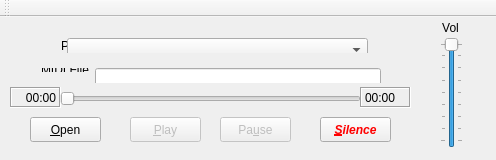
<?xml version="1.0" encoding="UTF-8"?>
<ui version="4.0">
 <class>PlayerWindow</class>
 <widget class="QMainWindow" name="PlayerWindow">
  <property name="windowModality">
   <enum>Qt::ApplicationModal</enum>
  </property>
  <property name="geometry">
   <rect>
    <x>0</x>
    <y>0</y>
    <width>496</width>
    <height>160</height>
   </rect>
  </property>
  <property name="minimumSize">
   <size>
    <width>496</width>
    <height>160</height>
   </size>
  </property>
  <property name="maximumSize">
   <size>
    <width>496</width>
    <height>179</height>
   </size>
  </property>
  <property name="contextMenuPolicy">
   <enum>Qt::NoContextMenu</enum>
  </property>
  <property name="windowTitle">
   <string notr="true">MIDI Player</string>
  </property>
  <property name="statusTip">
   <string notr="true"/>
  </property>
  <widget class="QWidget" name="centralWidget">
   <widget class="QPushButton" name="Play_button">
    <property name="enabled">
     <bool>false</bool>
    </property>
    <property name="geometry">
     <rect>
      <x>130</x>
      <y>100</y>
      <width>71</width>
      <height>25</height>
     </rect>
    </property>
    <property name="text">
     <string notr="true">&amp;Play</string>
    </property>
    <property name="checkable">
     <bool>true</bool>
    </property>
   </widget>
   <widget class="QWidget" name="layoutWidget">
    <property name="geometry">
     <rect>
      <x>30</x>
      <y>40</y>
      <width>361</width>
      <height>26</height>
     </rect>
    </property>
    <layout class="QFormLayout" name="formLayout">
     <item row="0" column="0">
      <widget class="QLabel" name="label">
       <property name="text">
        <string notr="true">MIDI File</string>
       </property>
      </widget>
     </item>
     <item row="0" column="1">
      <widget class="QLineEdit" name="MidiFile_display">
       <property name="minimumSize">
        <size>
         <width>286</width>
         <height>24</height>
        </size>
       </property>
      </widget>
     </item>
    </layout>
   </widget>
   <widget class="QPushButton" name="Panic_button">
    <property name="geometry">
     <rect>
      <x>320</x>
      <y>100</y>
      <width>71</width>
      <height>25</height>
     </rect>
    </property>
    <property name="palette">
     <palette>
      <active>
       <colorrole role="ButtonText">
        <brush brushstyle="SolidPattern">
         <color alpha="255">
          <red>255</red>
          <green>0</green>
          <blue>0</blue>
         </color>
        </brush>
       </colorrole>
      </active>
      <inactive>
       <colorrole role="ButtonText">
        <brush brushstyle="SolidPattern">
         <color alpha="255">
          <red>255</red>
          <green>0</green>
          <blue>0</blue>
         </color>
        </brush>
       </colorrole>
      </inactive>
      <disabled>
       <colorrole role="ButtonText">
        <brush brushstyle="SolidPattern">
         <color alpha="255">
          <red>117</red>
          <green>114</green>
          <blue>112</blue>
         </color>
        </brush>
       </colorrole>
      </disabled>
     </palette>
    </property>
    <property name="font">
     <font>
      <weight>75</weight>
      <italic>true</italic>
      <bold>true</bold>
     </font>
    </property>
    <property name="text">
     <string notr="true">&amp;Silence</string>
    </property>
   </widget>
   <widget class="QPushButton" name="Pause_button">
    <property name="enabled">
     <bool>false</bool>
    </property>
    <property name="geometry">
     <rect>
      <x>220</x>
      <y>100</y>
      <width>71</width>
      <height>25</height>
     </rect>
    </property>
    <property name="text">
     <string notr="true">Pa&amp;use</string>
    </property>
    <property name="checkable">
     <bool>true</bool>
    </property>
   </widget>
   <widget class="QPushButton" name="Open_button">
    <property name="geometry">
     <rect>
      <x>30</x>
      <y>100</y>
      <width>71</width>
      <height>25</height>
     </rect>
    </property>
    <property name="layoutDirection">
     <enum>Qt::LeftToRight</enum>
    </property>
    <property name="text">
     <string notr="true">&amp;Open</string>
    </property>
   </widget>
   <widget class="QLabel" name="MIDI_time_display">
    <property name="geometry">
     <rect>
      <x>10</x>
      <y>70</y>
      <width>51</width>
      <height>21</height>
     </rect>
    </property>
    <property name="minimumSize">
     <size>
      <width>51</width>
      <height>21</height>
     </size>
    </property>
    <property name="maximumSize">
     <size>
      <width>61</width>
      <height>21</height>
     </size>
    </property>
    <property name="frameShape">
     <enum>QFrame::Box</enum>
    </property>
    <property name="frameShadow">
     <enum>QFrame::Sunken</enum>
    </property>
    <property name="text">
     <string notr="true">00:00</string>
    </property>
    <property name="alignment">
     <set>Qt::AlignRight|Qt::AlignTrailing|Qt::AlignVCenter</set>
    </property>
    <property name="textInteractionFlags">
     <set>Qt::NoTextInteraction</set>
    </property>
   </widget>
   <widget class="QLabel" name="MIDI_length_display">
    <property name="geometry">
     <rect>
      <x>360</x>
      <y>70</y>
      <width>51</width>
      <height>21</height>
     </rect>
    </property>
    <property name="minimumSize">
     <size>
      <width>41</width>
      <height>21</height>
     </size>
    </property>
    <property name="maximumSize">
     <size>
      <width>61</width>
      <height>21</height>
     </size>
    </property>
    <property name="frameShape">
     <enum>QFrame::Box</enum>
    </property>
    <property name="frameShadow">
     <enum>QFrame::Sunken</enum>
    </property>
    <property name="text">
     <string notr="true">00:00</string>
    </property>
    <property name="alignment">
     <set>Qt::AlignLeading|Qt::AlignLeft|Qt::AlignVCenter</set>
    </property>
    <property name="textInteractionFlags">
     <set>Qt::NoTextInteraction</set>
    </property>
   </widget>
   <widget class="QWidget" name="layoutWidget">
    <property name="geometry">
     <rect>
      <x>50</x>
      <y>10</y>
      <width>340</width>
      <height>26</height>
     </rect>
    </property>
    <layout class="QFormLayout" name="formLayout_2">
     <item row="0" column="0">
      <widget class="QLabel" name="label_2">
       <property name="minimumSize">
        <size>
         <width>31</width>
         <height>16</height>
        </size>
       </property>
       <property name="maximumSize">
        <size>
         <width>31</width>
         <height>16</height>
        </size>
       </property>
       <property name="text">
        <string>Port</string>
       </property>
      </widget>
     </item>
     <item row="0" column="1">
      <widget class="QComboBox" name="PortBox">
       <property name="minimumSize">
        <size>
         <width>301</width>
         <height>24</height>
        </size>
       </property>
       <property name="maximumSize">
        <size>
         <width>301</width>
         <height>24</height>
        </size>
       </property>
      </widget>
     </item>
    </layout>
   </widget>
   <widget class="QSlider" name="progressBar">
    <property name="geometry">
     <rect>
      <x>60</x>
      <y>70</y>
      <width>301</width>
      <height>23</height>
     </rect>
    </property>
    <property name="pageStep">
     <number>30</number>
    </property>
    <property name="tracking">
     <bool>false</bool>
    </property>
    <property name="orientation">
     <enum>Qt::Horizontal</enum>
    </property>
   </widget>
   <widget class="QSlider" name="MIDI_Volume">
    <property name="geometry">
     <rect>
      <x>440</x>
      <y>20</y>
      <width>23</width>
      <height>111</height>
     </rect>
    </property>
    <property name="maximum">
     <number>127</number>
    </property>
    <property name="value">
     <number>127</number>
    </property>
    <property name="tracking">
     <bool>false</bool>
    </property>
    <property name="orientation">
     <enum>Qt::Vertical</enum>
    </property>
    <property name="tickPosition">
     <enum>QSlider::TicksBothSides</enum>
    </property>
    <property name="tickInterval">
     <number>16</number>
    </property>
   </widget>
   <widget class="QLabel" name="label_3">
    <property name="geometry">
     <rect>
      <x>440</x>
      <y>0</y>
      <width>21</width>
      <height>21</height>
     </rect>
    </property>
    <property name="text">
     <string notr="true">Vol</string>
    </property>
    <property name="alignment">
     <set>Qt::AlignCenter</set>
    </property>
   </widget>
  </widget>
  <widget class="QMenuBar" name="menuBar">
   <property name="geometry">
    <rect>
     <x>0</x>
     <y>0</y>
     <width>496</width>
     <height>22</height>
    </rect>
   </property>
  </widget>
  <widget class="QToolBar" name="mainToolBar">
   <attribute name="toolBarArea">
    <enum>TopToolBarArea</enum>
   </attribute>
   <attribute name="toolBarBreak">
    <bool>false</bool>
   </attribute>
  </widget>
 </widget>
 <layoutdefault spacing="6" margin="11"/>
 <resources/>
 <connections/>
</ui>
